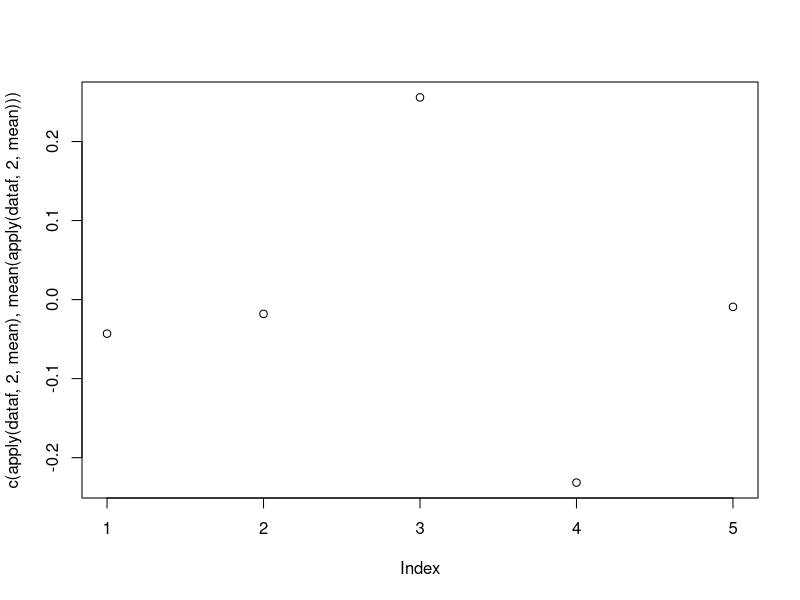
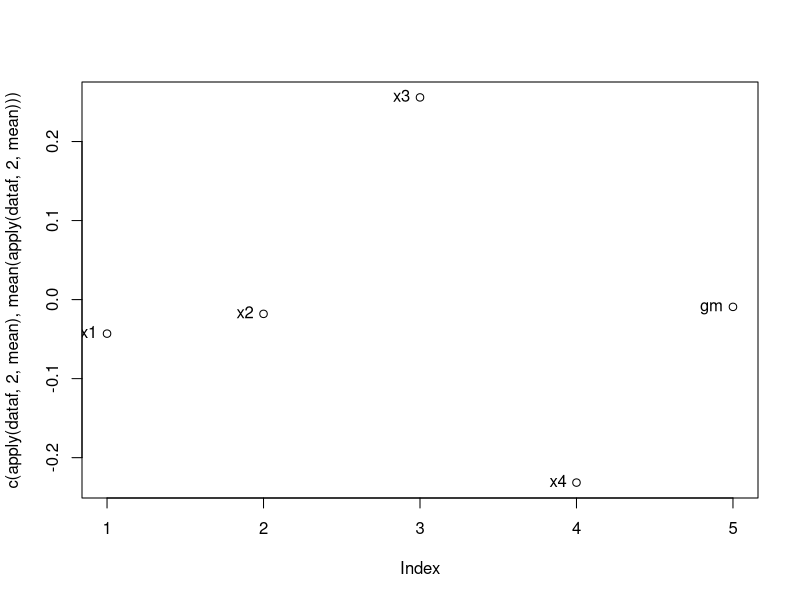
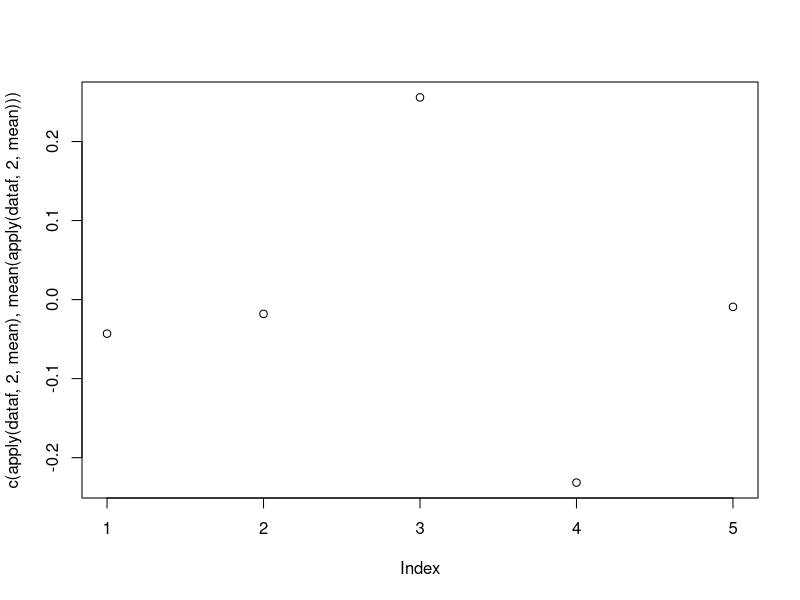
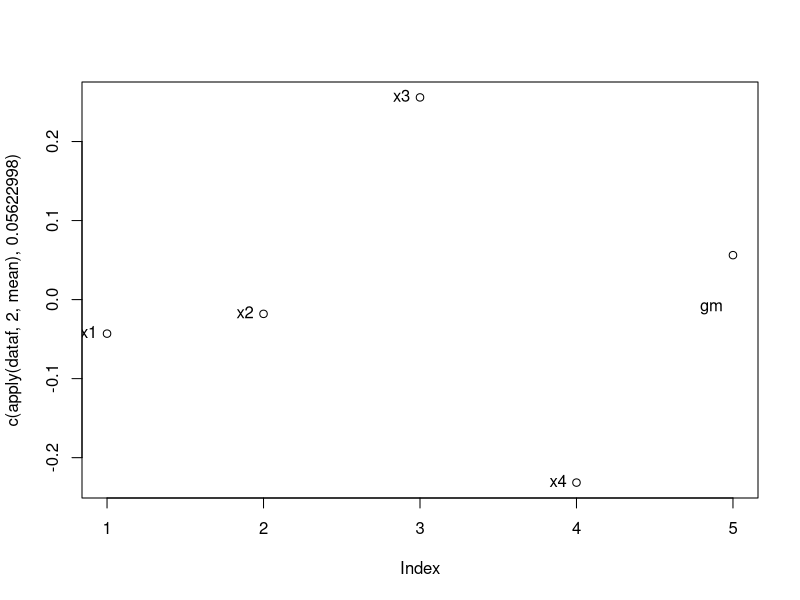

Reproduce these figures in R, in order.
# feature selection using means method

dataf <- matrix(rnorm(120), 30, 4)
dataf <- data.frame(dataf)
names(dataf)
head(dataf)

apply(dataf, 2, mean)
mean(apply(dataf, 2, mean))
plot(c(apply(dataf, 2, mean), mean(apply(dataf, 2, mean))))
plot(c(apply(dataf, 2, mean), mean(apply(dataf, 2, mean)))); text(c(apply(dataf, 2, mean), mean(apply(dataf, 2, mean))), labels = c('x1', 'x2', 'x3', 'x4', 'gm'), pos = 2)

apply(dataf, 2, mean)
mean(apply(dataf, 2, mean)) # -0.009256273
max(apply(dataf, 2, mean)) # 0.268075
min(apply(dataf, 2, mean)) # -0.1556151

(max(apply(dataf, 2, mean)) + min(apply(dataf, 2, mean)))/2 # fs-measure - 0.05622998


plot(c(apply(dataf, 2, mean), mean(apply(dataf, 2, mean))))
plot(c(apply(dataf, 2, mean), 0.05622998)); text(c(apply(dataf, 2, mean), mean(apply(dataf, 2, mean))), labels = c('x1', 'x2', 'x3', 'x4', 'gm'), pos = 2)
